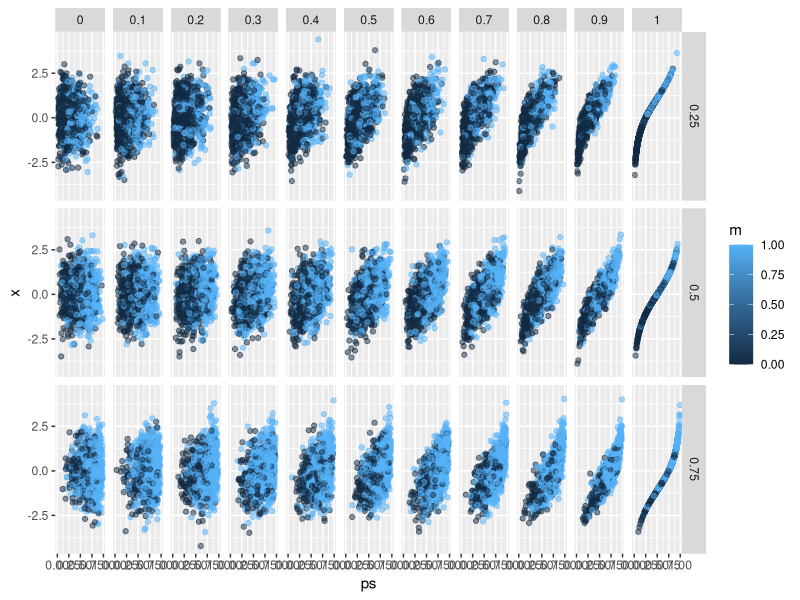
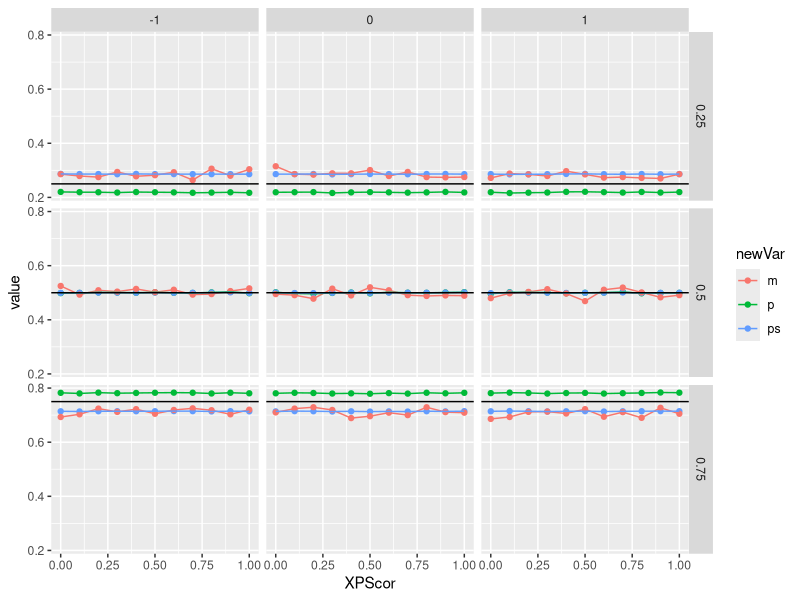

The R source for these figures, in order: (Note: this script raises an error after producing the figures.)
library(MASS)
library(tidyverse)

logit <- function(p) log(p/(1 - p))
expit <- function(x) exp(x) / (exp(x) + 1)
flip <- function(ps) rbinom(length(ps), 1, ps)
stand <- function(x) (x - mean(x)) / (sum((x - mean(x))^2) / length(x))
GMC <- function(x) x - mean(x)


test <- function(XPScor, X.m = 0, X.sd = 1, M.m = .5) {
  n <- 10^3
  
  vars <- mvrnorm(n = n, mu = c(X.m,logit(M.m)), Sigma = matrix(c(X.sd, XPScor, XPScor, 1), 2, 2), empirical = T)
  
  x <- vars[,1]
  p <- pnorm(vars[,2])
  ps <- expit(vars[,2])
  m <- flip(ps)
  data.frame(x, p, ps, m)
}

results <- expand.grid(list(XPScor = 0:10/10, X.m = c(-1, 0, 1), M.m = c(.25, .5, .75))) %>%
  plyr::mdply(test)

results %>%
  filter(X.m == 0) %>%
  ggplot(aes(x = ps, y = x, color = m)) +
  geom_point(alpha = .5) +
  facet_grid(M.m~XPScor)

results %>%
  group_by(XPScor, X.m, M.m) %>%
  summarise_all(mean) %>%
  gather(key = newVar, value = value, p:m) %>%
  ggplot(aes(x = XPScor, y = value, color = newVar)) +
  geom_point() +
  geom_line() +
  geom_hline(aes(yintercept = M.m)) +
  facet_grid(M.m ~ X.m)

library(modelr)

mod <- function(df) {
  lm(m ~ x, df)
}

revert <- results %>%
  group_by(XPScor, X.m, M.m) %>%
  nest() %>%
  mutate(model = map(data, mod),
         value = map(model, coef)) %>%
  unnest(value) %>%
  mutate(coef = rep(c("b0", "b1"), n()/2)) %>%
  spread(key = coef, value = value)

revert

test2 <- function(XPScor, X.m = 0, X.sd = 1, M.m = .5, b0, b1) {
  n <- 10^3
  
  x <- rnorm(n, X.m, X.sd)
  ps <- expit(b0 + b1 * x)
  m <- flip(ps)
  
  data.frame(x, ps, m)
}

results2 <- revert %>%
  plyr::mdply(test2)

# revert[1,] %>%
#   plyr::mdply(test2) %>%
#   summarise_all(mean)

results2 %>%
  filter(X.m == 0) %>%
  ggplot(aes(x = ps, y = x, color = m)) +
  geom_point(alpha = .5) +
  facet_grid(M.m~XPScor)

results2 %>%
  group_by(XPScor, X.m, M.m) %>%
  summarise_all(mean) %>%
  gather(key = newVar, value = value, p:m) %>%
  ggplot(aes(x = XPScor, y = value, color = newVar)) +
  geom_point() +
  geom_line() +
  geom_hline(aes(yintercept = M.m)) +
  facet_grid(M.m ~ X.m)
